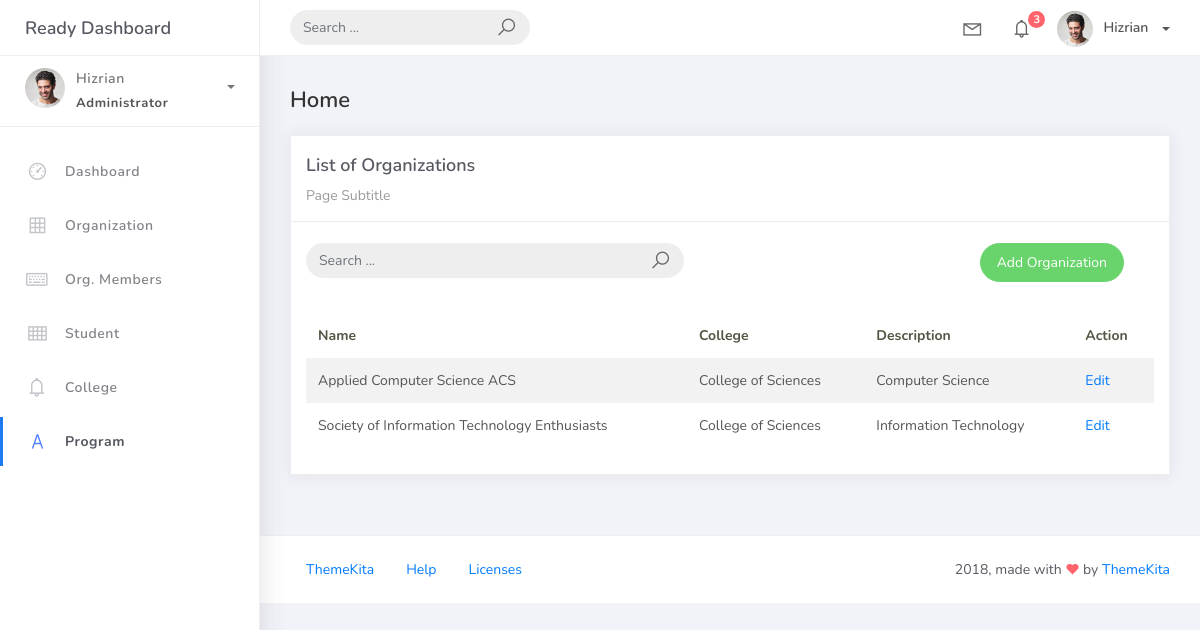
The page /organization_list on the database as committed earlier.
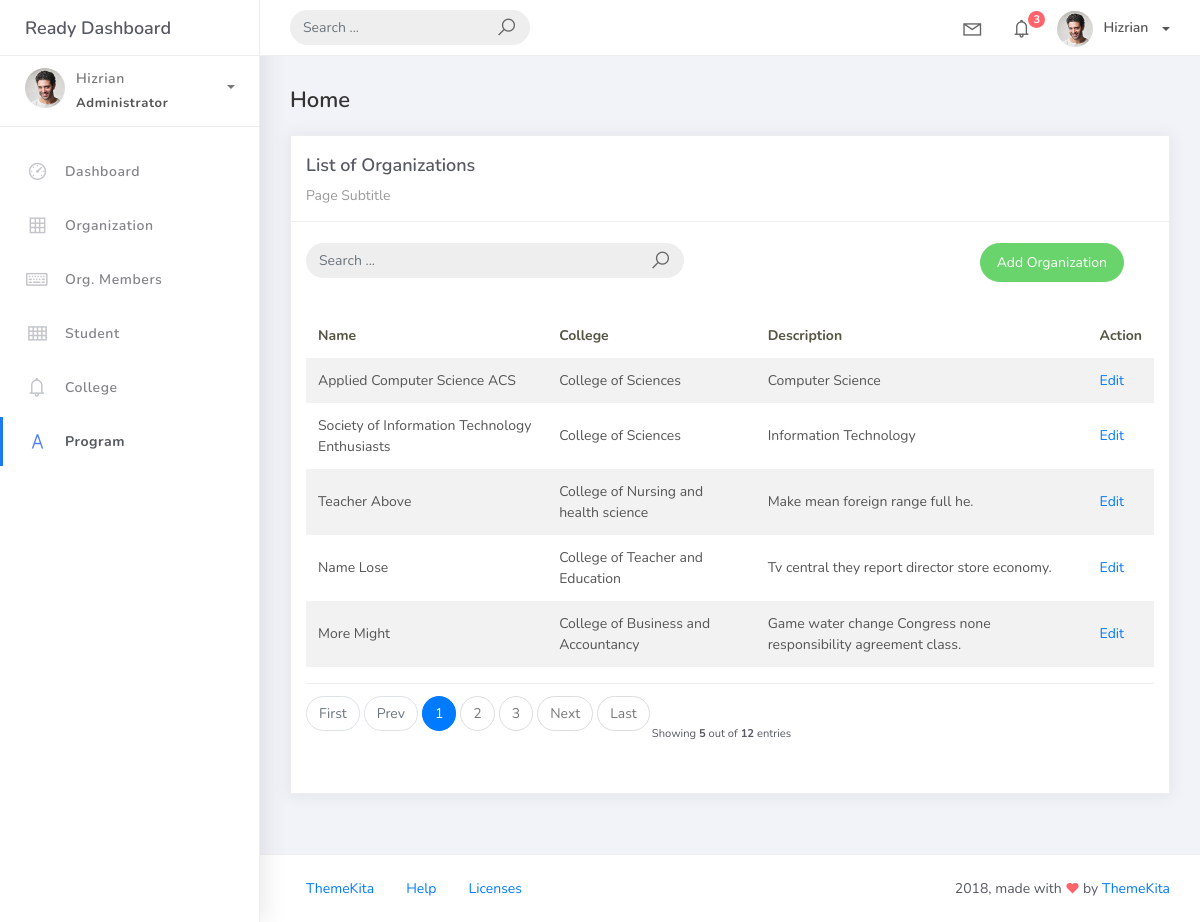
The same page on the database as committed later.
### studentorg/models.py (models this page shows, shortened)
class BaseModel (models.Model):
    created_at = models.DateTimeField(auto_now_add=True, db_index=True)
    updated_at = models.DateTimeField(auto_now=True)
    class Meta:
        abstract = True

class Organization(BaseModel):
    name = models.CharField(max_length=250)
    college = models.ForeignKey(
        College, null=True, blank=True, on_delete=models.CASCADE)
    description = models.CharField(max_length=500)

class College(BaseModel):
    college_name = models.CharField(max_length=150)
    def __str__(self):
        return self.college_name

### studentorg/views.py (the view)
# urls.py: path('organization_list', OrganizationList.as_view(), name='organization-list'),
class OrganizationList(ListView):
    model = Organization
    context_object_name = 'organization'
    template_name  = 'org_list.html'
    paginate_by = 5
    def get_queryset(self, *args, **kwargs):
         qs = super(OrganizationList, self).get_queryset(*args, **kwargs)
         if self.request.GET.get("q") != None:
             query = self.request.GET.get('q')
             qs = qs = qs.filter(Q(name__icontains=query) |
                           Q(description__icontains=query) | Q(college__college_name__icontains=query))
         return qs

### templates/org_list.html
{% extends 'base.html' %} {%load static %}  {% block content %}
<div class="content">
    <div class="container-fluid">
        <h4 class="page-title">Home</h4>
        <div class="row">
            <div class="col-md-12">
                <div class="card">
                    <div class="card-header">
                        <div class="card-title">List of Organizations</div>
                        <div class="card-category">Page Subtitle</div>
                    </div>
                    <br />
                            <div class="col-md-12 row">
                                <div class="col-md-6">
                                    <form class="navbar-left navbar-form nav-search mr-md-3" action="{% url 'organization-list' %}">
                                      <div class="input-group">
                                        <input type="text" placeholder="Search ..." class="form-control" name="q" />
                                        <div class="input-group-append">
                                        <span class="input-group-text">
                                            <i class="la la-search search-icon"></i>
                                        </span>
                                        </div>
                                      </div>
                                    </form>
                                </div>
                                <div class="col-md-6">
                                    <div class="pull-right">
                                        <a href="{% url 'organization-add' %}" class="btn btn-success btn-rounded">Add Organization</a>
                                    </div>
                                </div>
                            </div>
                    <div class="card-body">
                        <table class="table table-striped mt-3">
                            <thead>
                                <tr>
                                    <th scope="col">Name</th>
                                    <th scope="col">College</th>
                                    <th scope="col">Description</th>
                                    <th scope="col">Action</th>
                                </tr>
                            </thead>
                            <tbody>
                                {% for object in object_list %}
                                <tr>
                                    <td>{{ object.name}}</td>
                                    <td>{{ object.college }}</td>
                                    <td>{{ object.description }}</td>
                                    <td><a href="organization_list/{{ object.id }}">Edit</a></td>
                                </tr>
                                {% empty %}
                                <tr>
                                    <td colspan="4" style="text-align: center">
                                        <p class="text-sm font-weight-bold mb-0">No Records Found</p>
                                    </td>
                                </tr>
                                {% endfor %}
                            </tbody>
                        </table>
                        {% include 'includes/pagination.html' %}
                    </div>
                </div>
            </div>
        </div>
    </div>
</div>
{% endblock %}

Rows that differ between the two databases and show on the page:
added Organization: name "Teacher Above", college "College of Nursing and health science", description "Make mean foreign range full he."
added Organization: name "Name Lose", college "College of Teacher and Education", description "Tv central they report director store economy."
added Organization: name "More Might", college "College of Business and Accountancy", description "Game water change Congress none responsibility agreement class."
Other text that changed with them:
{{ object_list.count }}: (not shown) → "5"
{{ paginator.count }}: (not shown) → "12"
text now shown: "First Prev Next Last Showing out of entries"
new list line: "1"
new list line: "2"
new list line: "3"
